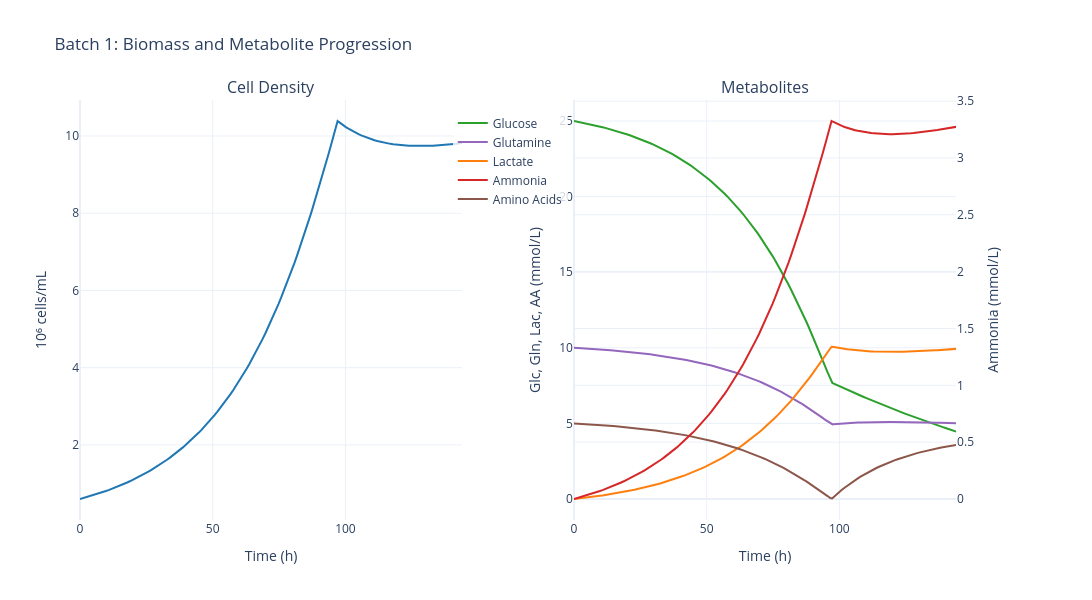

Notebook code cell kept with this figure:
### Code cell
# Visualize loaded data
fig = loaded_data.plot_biomass_metabolites(batch_number=1)
fig.show()

### Figure 1 — Plotly figure (JSON) as saved in the notebook; plotly's stock layout.template omitted (floating-point values rounded to 4 significant figures; data arrays with more than 128 entries replaced by an {"elided": "..."} marker saying what was removed)
{"data": [{"hovertemplate": "Time: %{x:.1f} h<br>Cell Density: %{y:.2f} 10⁶ cells/mL<extra></extra>", "line": {"color": "#1f77b4", "width": 2}, "mode": "lines", "name": "Cell Density", "showlegend": false, "type": "scatter", "x": {"elided": "188 float values"}, "xaxis": "x", "y": {"elided": "188 float values"}, "yaxis": "y"}, {"hovertemplate": "Time: %{x:.1f} h<br>Glucose: %{y:.2f} mmol/L<extra></extra>", "line": {"color": "#2ca02c", "width": 2}, "mode": "lines", "name": "Glucose", "type": "scatter", "x": {"elided": "188 float values"}, "xaxis": "x2", "y": {"elided": "188 float values"}, "yaxis": "y2"}, {"hovertemplate": "Time: %{x:.1f} h<br>Glutamine: %{y:.2f} mmol/L<extra></extra>", "line": {"color": "#9467bd", "width": 2}, "mode": "lines", "name": "Glutamine", "type": "scatter", "x": {"elided": "188 float values"}, "xaxis": "x2", "y": {"elided": "188 float values"}, "yaxis": "y2"}, {"hovertemplate": "Time: %{x:.1f} h<br>Lactate: %{y:.2f} mmol/L<extra></extra>", "line": {"color": "#ff7f0e", "width": 2}, "mode": "lines", "name": "Lactate", "type": "scatter", "x": {"elided": "188 float values"}, "xaxis": "x2", "y": {"elided": "188 float values"}, "yaxis": "y2"}, {"hovertemplate": "Time: %{x:.1f} h<br>Ammonia: %{y:.2f} mmol/L<extra></extra>", "line": {"color": "#d62728", "width": 2}, "mode": "lines", "name": "Ammonia", "type": "scatter", "x": {"elided": "188 float values"}, "xaxis": "x2", "y": {"elided": "188 float values"}, "yaxis": "y3"}, {"hovertemplate": "Time: %{x:.1f} h<br>Amino Acids: %{y:.2f} mmol/L<extra></extra>", "line": {"color": "#8c564b", "width": 2}, "mode": "lines", "name": "Amino Acids", "type": "scatter", "x": {"elided": "188 float values"}, "xaxis": "x2", "y": {"elided": "188 float values"}, "yaxis": "y2"}], "layout": {"annotations": [{"font": {"size": 16}, "showarrow": false, "text": "Cell Density", "x": 0.205, "xanchor": "center", "xref": "paper", "y": 1, "yanchor": "bottom", "yref": "paper"}, {"font": {"size": 16}, "showarrow": false, "text": "Metabolites", "x": 0.735, "xanchor": "center", "xref": "paper", "y": 1, "yanchor": "bottom", "yref": "paper"}], "font": {"size": 12}, "height": 600, "legend": {"bgcolor": "rgba(255,255,255,0.8)", "x": 0.4, "y": 0.98}, "showlegend": true, "title": {"text": "Batch 1: Biomass and Metabolite Progression"}, "width": 1400, "xaxis": {"anchor": "y", "domain": [0, 0.41], "title": {"text": "Time (h)"}}, "xaxis2": {"anchor": "y2", "domain": [0.53, 0.94], "title": {"text": "Time (h)"}}, "yaxis": {"anchor": "x", "domain": [0, 1], "title": {"text": "10⁶ cells/mL"}}, "yaxis2": {"anchor": "x2", "domain": [0, 1], "title": {"text": "Glc, Gln, Lac, AA (mmol/L)"}}, "yaxis3": {"anchor": "x2", "overlaying": "y2", "side": "right", "title": {"text": "Ammonia (mmol/L)"}}}}
